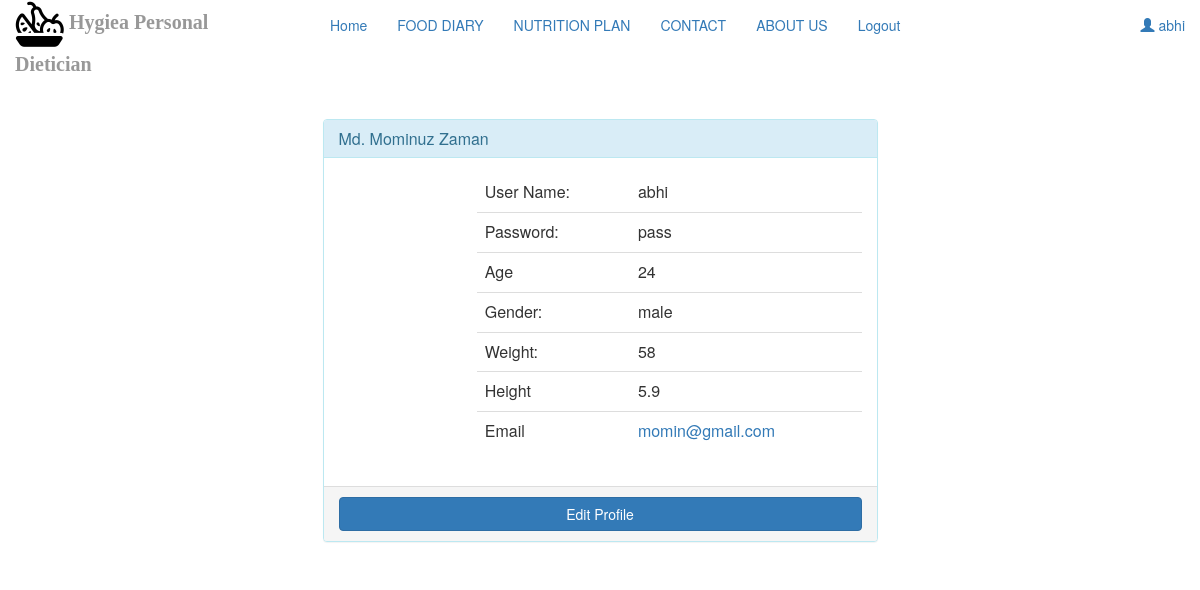
Before: /user_profile.php (signed in) with the older database file.
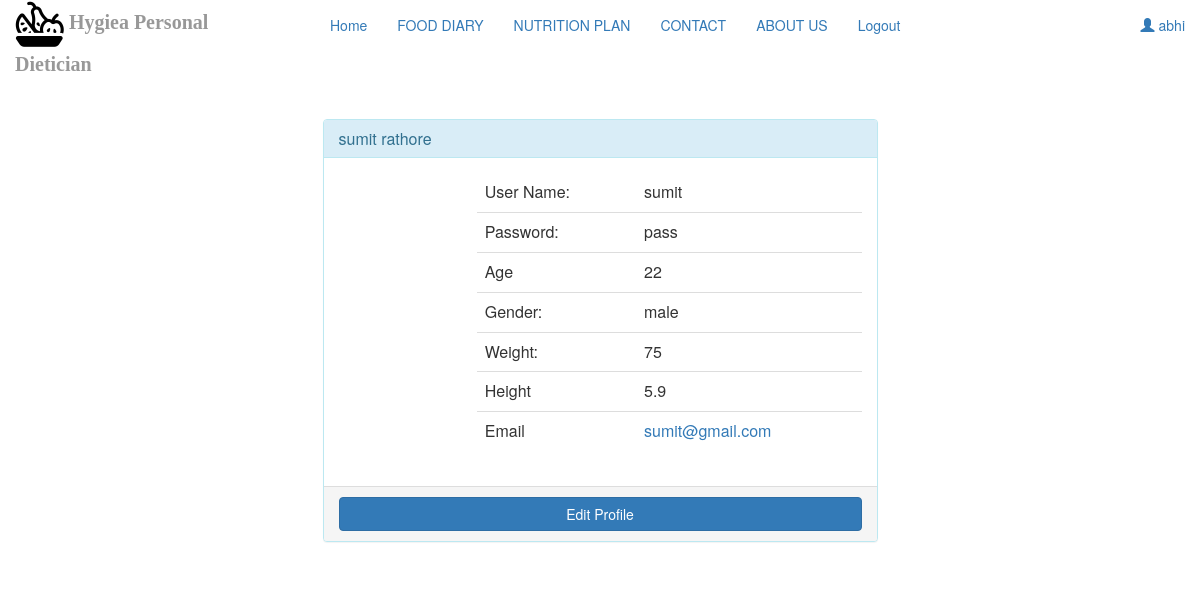
After: the same page with the newer database file.
### tables this page shows
CREATE TABLE `user_account` (
  `id` int(11) NOT NULL,
  `name` varchar(200) NOT NULL,
  `email` varchar(300) NOT NULL,
  `user_name` varchar(200) NOT NULL,
  `password` varchar(200) NOT NULL,
  `age` int(11) NOT NULL,
  `gender` varchar(50) NOT NULL,
  `weight` float NOT NULL,
  `height` float NOT NULL
);

### user_profile.php (the view, shortened to what this page needs)
<?php
include 'connection.php';
if(isset($_SESSION['user_id'])){
    $session_id = $_SESSION['user_id'];
    $sql_for_user_info = "select * from user_account WHERE id = '$session_id'";
    $result = $con->query($sql_for_user_info);
}
else
{
    header("location:index.php");
}
?>
<html>
<head>
    <link rel="stylesheet" type="text/css" href="bootstrap/css/bootstrap.min.css">
    <link rel="stylesheet" type="text/css" href="font-awesome/css/font-awesome.min.css">
    <link rel="stylesheet" href="css1.css">
</head>
<body>
<div class="container-fluid">
    <?php
    if (isset($session_id)){
        include 'navigation_user.php';
    }
    ?>
    <div class="container">
       <?php
        while($row = $result->fetch_assoc() )
        {
            ?>
            <div class="row">
                <div class="col-xs-12 col-sm-12 col-md-6 col-lg-6 col-xs-offset-0 col-sm-offset-0 col-md-offset-3 col-lg-offset-3 toppad" >
                    <div class="panel panel-info">
                        <div class="panel-heading">
                            <h3 class="panel-title"><?php echo $row['name'];?></h3>
                        </div>
                        <div class="panel-body">
                            <div class="row">
                                <div class="col-md-3 col-lg-3 " align="center"></div>
                                <div class=" col-md-9 col-lg-9 ">
                                    <table class="table table-user-information">
                                        <tbody>
                                        <tr>
                                            <td>User Name:</td>
                                            <td><?php echo $row['user_name'];?></td>
                                        </tr>
                                        <tr>
                                            <td>Password:</td>
                                            <td><?php echo $row['password'];?></td>
                                        </tr>
                                        <tr>
                                            <td>Age</td>
                                            <td><?php echo $row['age'];?></td>
                                        </tr>
                                        <tr>
                                            <td>Gender:</td>
                                            <td><?php echo $row['gender'];?></td>
                                        </tr>
                                        <tr>
                                            <td>Weight:</td>
                                            <td><?php echo $row['weight'];?></td>
                                        </tr>
                                        <tr>
                                            <td>Height</td>
                                            <td><?php echo $row['height'];?></td>
                                        </tr>
                                        <tr>
                                            <td>Email</td>
                                            <td><a href="mailto:<?php echo $row['email']?>"><?php echo $row['email'];?></a></td>
                                        </tr>
                                        </tbody>
                                    </table>
                                </div>
                            </div>
                        </div>
                        <div class="panel-footer">
                            <a href="user_profile_edit.php" class="btn btn-primary btn-block">Edit Profile</a>
                        </div>
                    </div>
                </div>
            </div>
            <?php
        }
       ?>
    </div>
</div>
</body>
</html>

### navigation_user.php (shortened to what this page needs)
<div class="row top_two">
   <div class="col-sm-3">
       <a href="index.php">  <img src="image/salad.png" style="width:50px;height:50px;"></a>
            <span class="logo">Hygiea Personal Dietician</span>
        </div>
    <div class="col-sm-9 ">
        <ul class="nav navbar-nav">
            <li class="active"><a href="index.php">Home</a></li>
            <li ><a href="food_diary.php">FOOD DIARY</a></li>
            <li ><a href="nutation_plan.php">NUTRITION PLAN</a></li>
            <li	><a href="contact.php">CONTACT</a></li>
            <li><a href="about.php">ABOUT US</a></li>
            <?php
            if (isset($_SESSION['user_id'])){
            ?>
            <li><a href="log_out.php?logout">Logout</a></li>
        </ul>
        <?php
        }
        if (isset($_SESSION['user_id'])){
        ?>
        <ul class="nav navbar-nav navbar-right">
            <li><a href="user_profile.php"><span class="glyphicon glyphicon-user"></span> <?php echo $_SESSION['name'];?></a></li>
        </ul>
        <?php } ?>
    </div>
</div>

### css1.css (style rules this page uses)
.logo { font-family: 'Jim Nightshade'; font-size: 20px; opacity: .5; font-weight:bold; }

### user_profile.php (style rules this page uses)
.table-user-information > tbody > tr { border-top: 1px solid rgb(221, 221, 221); }
.table-user-information > tbody > tr:first-child { border-top: 0; }
.table-user-information > tbody > tr > td { border-top: 0; }
.toppad { margin-top:40px; }

Changed rows visible on the page:
changed user_account "pass": name "Md. Mominuz Zaman" → "sumit rathore"; user_name "abhi" → "sumit"; age "24" → "22"; weight "58" → "75"; email "momin@gmail.com" → "sumit@gmail.com"
